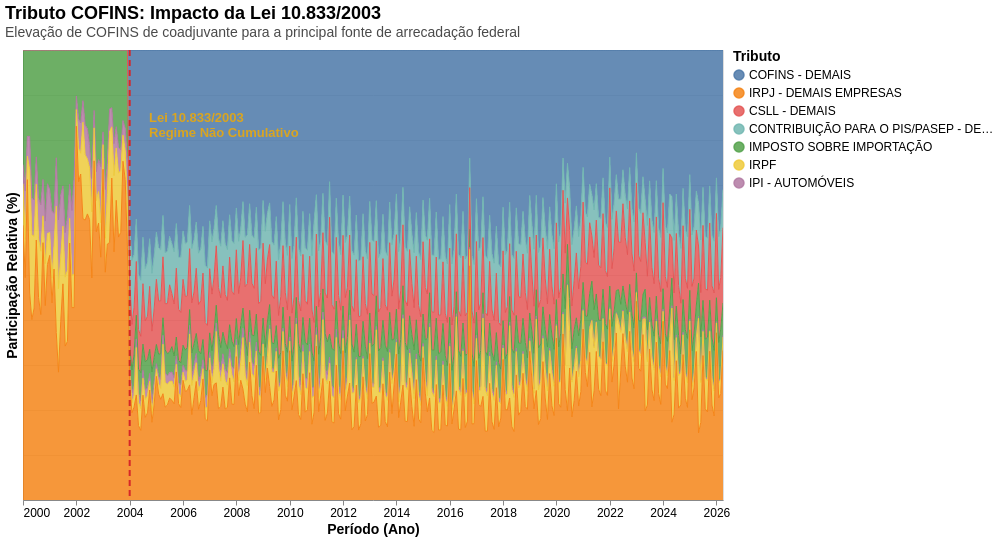

Notebook source saved alongside this figure:
### Markdown cell above
### $\S 3.2. \,$ Stacked Area: participação relativa dos tributos
O que aconteceu em 2004?

### Code cell
top_impostos = [
    'IRPF', 
    'IRPJ - DEMAIS EMPRESAS', 
    'COFINS - DEMAIS', 
    'CONTRIBUIÇÃO PARA O PIS/PASEP - DEMAIS', 
    'CSLL - DEMAIS',
    'IPI - AUTOMÓVEIS', 
    'IMPOSTO SOBRE IMPORTAÇÃO'
]

df_plot = df_melt[df_melt['Imposto'].isin(top_impostos)]
df_agg = df_plot.groupby(['Data', 'Imposto'])['Valor'].sum().reset_index()

#   color encoding
color_scale = alt.Scale(scheme='tableau10')
color_encoding = alt.Color(
    'Imposto:N',
    scale=color_scale,
    sort=alt.EncodingSortField(field='Valor', op='mean', order='descending'),
    legend=alt.Legend(
        orient='right',
        columns=1,
        title='Tributo',
        titleFontSize=14,
        labelFontSize=12,
        labelLimit=250,
        offset=10
    )
)

#   staked area
area_chart = alt.Chart(df_agg).mark_area(
    opacity=0.85,
    line={'strokeWidth': 1, 'color': 'white'}
).encode(
    x=alt.X(
        'Data:T',
        title='Período (Ano)',
        axis=alt.Axis(format='%Y', titleFontSize=14, labelFontSize=12, grid=False)
    ),
    y=alt.Y(
        'Valor:Q',
        title='Participação Relativa (%)',
        stack='normalize',
        axis=alt.Axis(format='.0%', titleFontSize=14, labelFontSize=12, grid=True)
    ),
    color=color_encoding,
    tooltip=[
        alt.Tooltip('Data:T', title='Data'),
        alt.Tooltip('Imposto:N', title='Tributo'),
        alt.Tooltip('Valor:Q', title='Arrecadação (R$)', format='.2s')
    ]
).properties(
    title=alt.TitleParams(
        text='Tributo COFINS: Impacto da Lei 10.833/2003',
        subtitle=(
            'Elevação de COFINS de coadjuvante para a principal fonte de arrecadação federal'
        ),
        fontSize=18,
        subtitleFontSize=14,
        subtitleColor='#4a4a4a',
        anchor='start',
        offset=10
    ),
    width=700,
    height=450
).interactive()

# marcação de evento histórico
linha_2004 = alt.Chart(pd.DataFrame({'Data': ['2004-01-01']})).mark_rule(
    color='#d62728',
    strokeWidth=2,
    strokeDash=[6, 4]
).encode(
    x='Data:T'
)

# anotação para evento histórico
anotacao_2004 = alt.Chart(pd.DataFrame({
    'Data': ['2004-03-01'],
    'Valor': [0.85],
    'Texto': ['Lei 10.833/2003\n   Regime Não Cumulativo']
})).mark_text(
    align='left',
    baseline='middle',
    dx=15,
    fontSize=13,
    fontWeight='bold',
    color='goldenrod',
    lineBreak='\n'
).encode(
    x='Data:T',
    y=alt.Y('Valor:Q', title='', axis=alt.Axis(labels=False, ticks=False)),
    text='Texto:N'
)

chart = (area_chart + linha_2004 + anotacao_2004).configure_axis(
    gridColor='#e0e0e0',
    labelFontSize=12,
    titleFontSize=14
).configure_legend(
    titleFontSize=14,
    labelFontSize=12,
    labelLimit=250
)

chart.show()
chart.save("visualizations/stacked-area--participacao-relativa-dos-tributos.png")

### Figure 1 — Vega-Lite specification as saved in the notebook (floating-point values rounded to 4 significant figures; data arrays with more than 128 entries replaced by an {"elided": "..."} marker saying what was removed)
{"usermeta": {"embedOptions": {"theme": "fivethirtyeight"}}, "config": {"view": {"continuousWidth": 300, "continuousHeight": 300}, "axis": {"gridColor": "#e0e0e0", "labelFontSize": 12, "titleFontSize": 14}, "legend": {"labelFontSize": 12, "labelLimit": 250, "titleFontSize": 14}}, "layer": [{"data": {"name": "data-afb5fcdbc9a3cd09a493048a9cba14e9"}, "mark": {"type": "area", "line": {"strokeWidth": 1, "color": "white"}, "opacity": 0.85}, "encoding": {"color": {"field": "Imposto", "legend": {"columns": 1, "labelFontSize": 12, "labelLimit": 250, "offset": 10, "orient": "right", "title": "Tributo", "titleFontSize": 14}, "scale": {"scheme": "tableau10"}, "sort": {"field": "Valor", "op": "mean", "order": "descending"}, "type": "nominal"}, "tooltip": [{"field": "Data", "title": "Data", "type": "temporal"}, {"field": "Imposto", "title": "Tributo", "type": "nominal"}, {"field": "Valor", "format": ".2s", "title": "Arrecadação (R$)", "type": "quantitative"}], "x": {"axis": {"format": "%Y", "grid": false, "labelFontSize": 12, "titleFontSize": 14}, "field": "Data", "title": "Período (Ano)", "type": "temporal"}, "y": {"axis": {"format": ".0%", "grid": true, "labelFontSize": 12, "titleFontSize": 14}, "field": "Valor", "stack": "normalize", "title": "Participação Relativa (%)", "type": "quantitative"}}, "name": "view_a3280bfc12a3b68a_0", "title": {"text": "Tributo COFINS: Impacto da Lei 10.833/2003", "anchor": "start", "fontSize": 18, "offset": 10, "subtitle": "Elevação de COFINS de coadjuvante para a principal fonte de arrecadação federal", "subtitleColor": "#4a4a4a", "subtitleFontSize": 14}}, {"data": {"name": "data-7606869a3385ca80a784858e86e8e691"}, "mark": {"type": "rule", "color": "#d62728", "strokeDash": [6, 4], "strokeWidth": 2}, "encoding": {"x": {"field": "Data", "type": "temporal"}}}, {"data": {"name": "data-a03f04c935861015e9f19d1b57eeaf41"}, "mark": {"type": "text", "align": "left", "baseline": "middle", "color": "goldenrod", "dx": 15, "fontSize": 13, "fontWeight": "bold", "lineBreak": "\n"}, "encoding": {"text": {"field": "Texto", "type": "nominal"}, "x": {"field": "Data", "type": "temporal"}, "y": {"axis": {"labels": false, "ticks": false}, "field": "Valor", "title": "", "type": "quantitative"}}}], "height": 450, "params": [{"name": "param_1e9efca18e7a2868", "select": {"type": "interval", "encodings": ["x", "y"]}, "bind": "scales", "views": ["view_a3280bfc12a3b68a_0"]}], "width": 700, "$schema": "https://vega.github.io/schema/vega-lite/v6.1.0.json", "datasets": {"data-afb5fcdbc9a3cd09a493048a9cba14e9": {"elided": "2068 records"}, "data-7606869a3385ca80a784858e86e8e691": [{"Data": "2004-01-01"}], "data-a03f04c935861015e9f19d1b57eeaf41": [{"Data": "2004-03-01", "Valor": 0.85, "Texto": "Lei 10.833/2003\n   Regime Não Cumulativo"}]}}
